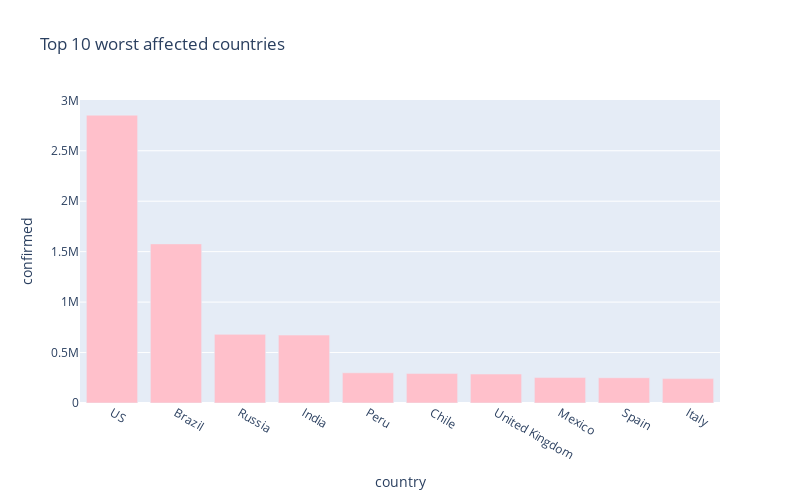

The notebook cell saved with this chart:
### Code cell
px.bar(
    sorted_country_df.head(10),
    x = "country",
    y = "confirmed",
    title= "Top 10 worst affected countries", # the axis names
    color_discrete_sequence=["pink"], 
    height=500,
    width=800
)

### Figure 1 — Plotly figure (JSON) as saved in the notebook; plotly's stock layout.template omitted (floating-point values rounded to 4 significant figures)
{"data": [{"alignmentgroup": "True", "hovertemplate": "country=%{x}<br>confirmed=%{y}<extra></extra>", "legendgroup": "", "marker": {"color": "pink"}, "name": "", "offsetgroup": "", "orientation": "v", "showlegend": false, "textposition": "auto", "type": "bar", "x": ["US", "Brazil", "Russia", "India", "Peru", "Chile", "United Kingdom", "Mexico", "Spain", "Italy"], "xaxis": "x", "y": [2852807, 1577004, 680283, 673165, 299080, 291847, 286931, 252165, 250545, 241611], "yaxis": "y"}], "layout": {"barmode": "relative", "height": 500, "legend": {"tracegroupgap": 0}, "title": {"text": "Top 10 worst affected countries"}, "width": 800, "xaxis": {"anchor": "y", "domain": [0, 1], "title": {"text": "country"}}, "yaxis": {"anchor": "x", "domain": [0, 1], "title": {"text": "confirmed"}}}}
